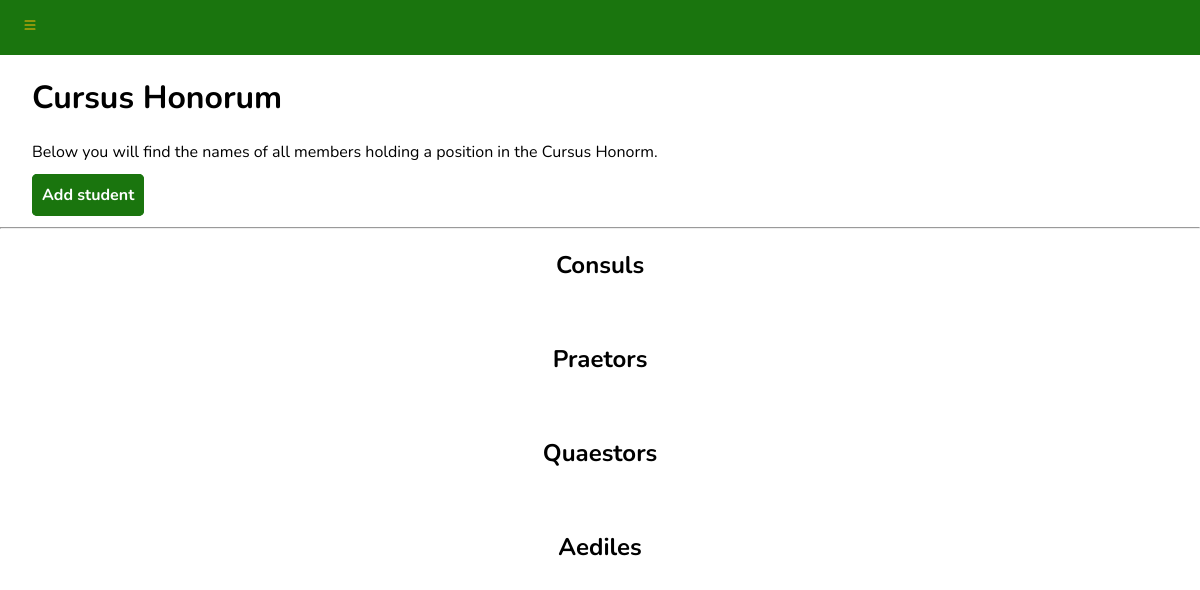
Page /student_portal/cursus-honorum (signed in) on the earlier database version.
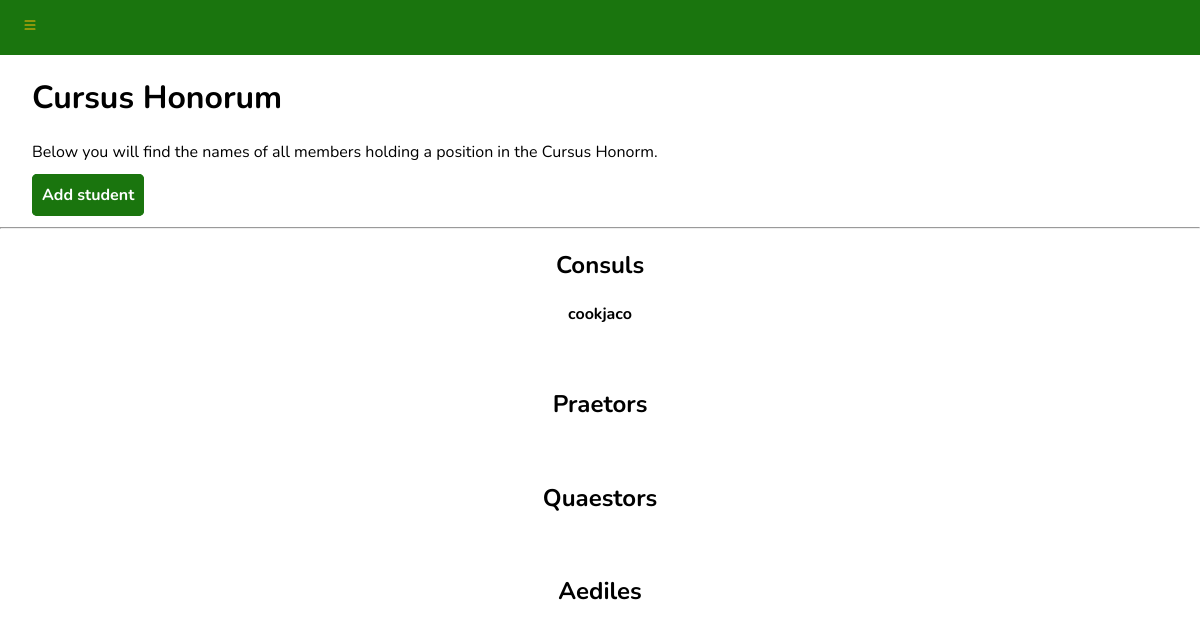
Same page on the later database version.
### student_portal/models.py (models this page shows, shortened)
class Consul(models.Model):
  user = models.ForeignKey(User, on_delete=models.CASCADE)

### student_portal/views.py (the view)
# urls.py: path("cursus-honorum", views.cursus, name="cursus_honorum"),
@login_required
def cursus(request):
  consuls = Consul.objects.all()
  praetors = Praetor.objects.all()
  quaestors = Quaestor.objects.all()
  aediles = Aedile.objects.all()
  return render(request, "student_portal/cursus.html", {"consuls": consuls, "praetors": praetors, "quaestors": quaestors, "aediles": aediles})

### student_portal/templates/student_portal/cursus.html (shortened to what this page needs)
{% extends 'base_2.html' %}
{% block content %}
<div class="flex-container">
    <div id="navbar">
      <div id="sidebar">
        <button onclick="expandNav()" id="menu-toggle">
        </button>
      </div>
    </div>
</div>
<div class="main-content">
   <h1>Cursus Honorum</h1>
   <p>Below you will find the names of all members holding a position in the Cursus Honorm.</p>
   {% if 'perms.student_portal.edit_cursus' %}
   <h4>
       <a id="link-btn" href="{% url 'student_portal:change_role' %}">Add student</a>
   </h4>
   {% endif %}
</div>
<hr>
<div style="text-align: center;">
   <h2>Consuls</h2>
   {% for consul in consuls %}
   <h4>{{consul.user.username}}</h4>
   {% endfor %}
   <br>
   <h2>Praetors</h2>
   <br>
   <h2>Quaestors</h2>
   <br>
   <h2>Aediles</h2>
</div>
{% endblock %}

Differences in the rows shown:
added Consul: user.username "cookjaco"
